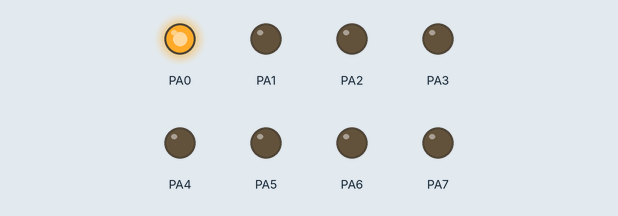
Recording of a program running on a simulated ATmega32, CodeVisionAVR source translated, built with avr-gcc and emulated at 1 MHz. Shown: output pins drawn as LEDs (lit = HIGH).

Above: at 0.2 s.
At 1.7 s:
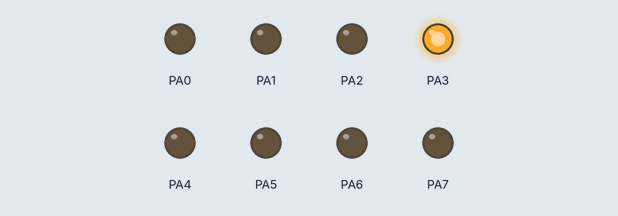
At 2.7 s:
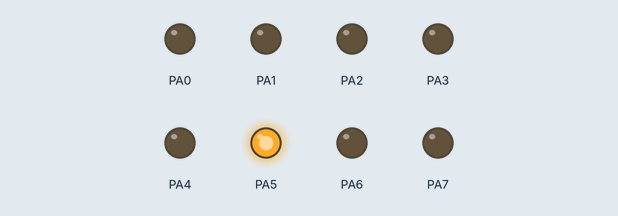
At 3.7 s:
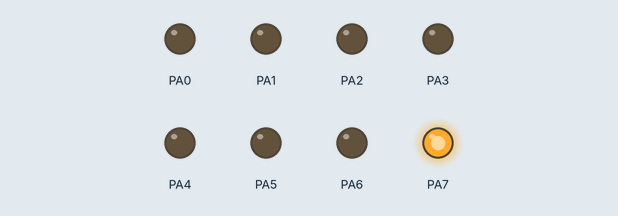
At 6.2 s:
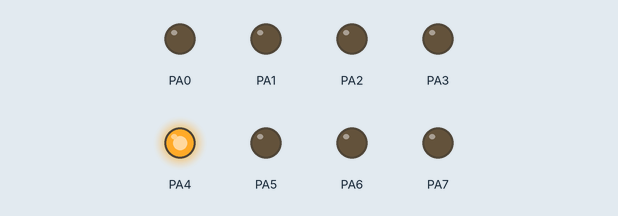
At 8.7 s:
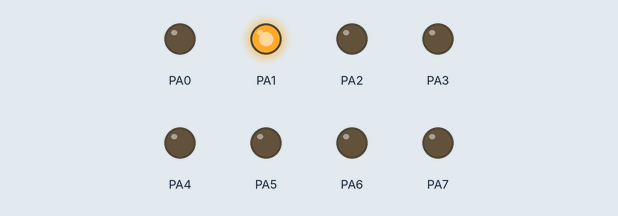
Timing chart, 0 to 9.2 s (numbered marks = the images above):
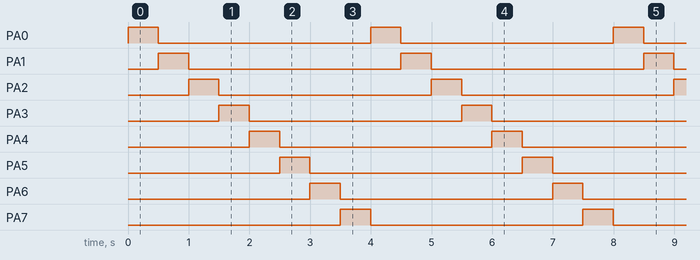

Measured:
- by itself, PA0–7: alternates HIGH for 0.50 s and LOW for 3.5 s
- by itself, everything shown: repeats every 4.0 s, in 8 steps

The program:

main.c
```c
/*
 * main.c
 *
 * Created: 12/31/2022 8:50:24 PM
 * Author: moham
 */

#include <mega32.h>
#include <delay.h>
void main(void)
{
DDRA = 0b11111111;
while (1)
    {
    // Please write your application code here
    PORTA = 1;
    delay_ms(500);
    PORTA = 2;
    delay_ms(500);
    PORTA = 4;
    delay_ms(500);
    PORTA = 8;
    delay_ms(500);
    PORTA = 16;
    delay_ms(500);
    PORTA = 32;
    delay_ms(500);
    PORTA = 64;
    delay_ms(500);
    PORTA = 128;
    delay_ms(500);
    }
}
```
